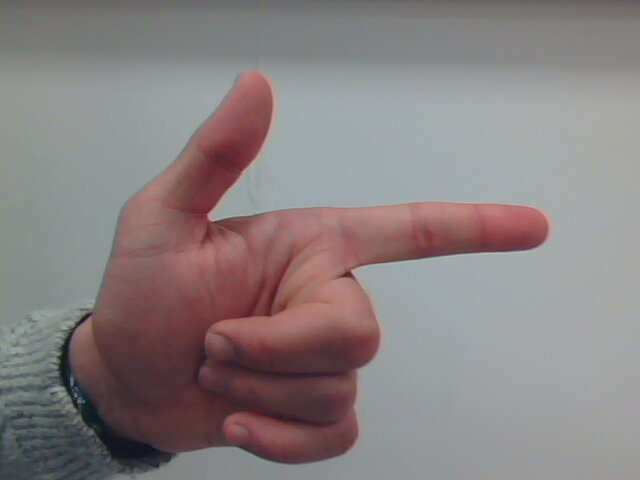
#> input picture DATA/GAUCHE/2017-11-06-145208_1.jpg, 640 x 480 px
$ python -i get_contour.py   (imports and definitions only)   (older library calls are emulated)
#> lines starting #> are read from the running program, lines starting #| are printed output that depends on the picture; after the words box and inside, x2 and y2 are one past the last pixel; in counts of white or black regions, pixels touching at a corner belong together
#> further down, picture is the input picture: shape (480, 640, 3); mean B, G, R 129.4, 129.1, 137.3
import cv2
import numpy as np
def get_contour(img_rgb):
    img_filtered = cv2.medianBlur(img_rgb, 1) ## Median blur to

    gray = cv2.cvtColor(img_filtered,cv2.COLOR_BGR2GRAY)
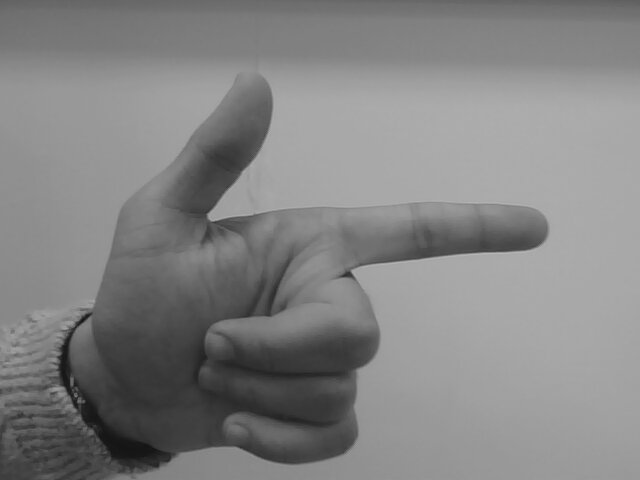
#> gray: shape (480, 640); min 18, max 184, mean 131.6
    blur = cv2.GaussianBlur(gray,(5,5),0) # Gaussian blur to


    _,thresh2 = cv2.threshold(blur,20,255,cv2.THRESH_BINARY+cv2.THRESH_OTSU)
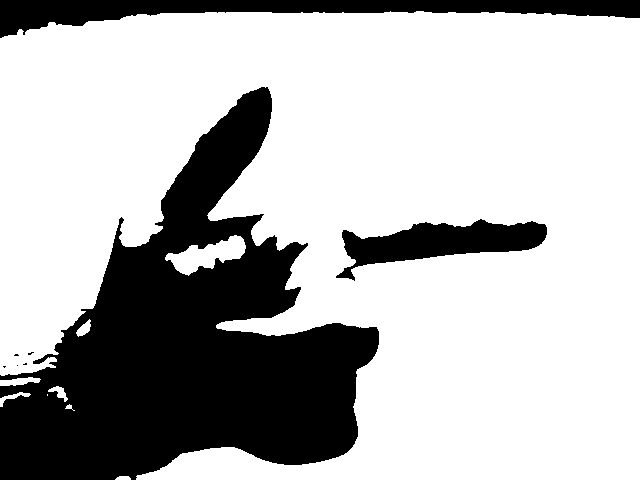
#> thresh2: shape (480, 640); 71.9% white; 8 black regions (5 under 20 px)

    _, contours, hierarchy = cv2.findContours(thresh2, cv2.RETR_TREE ,cv2.CHAIN_APPROX_SIMPLE)
#> contours = 15 contours, 7 with area under 20; largest, box (x1, y1, x2, y2) and area: (0, 11, 640, 480) 222689, (335, 218, 548, 282) 6170, (165, 235, 246, 276) 1484, (0, 377, 41, 386) 190, (76, 319, 91, 337) 118, (48, 386, 68, 402) 105, (0, 392, 31, 407) 98, (115, 476, 131, 480) 38
    max_area = 0
    ci = None
    for i in range(len(contours)):
        cnt=contours[i]
        area = cv2.contourArea(cnt)
        if(area>max_area):
            max_area=area
            ci=i
#> this loop made 15 passes
#> (area, max_area) on passes 1, 4, 5, 6, 8, 9: (37.5, 37.5), (98, 98), (105, 105), (190, 190), (1484, 1484), (222689, 222689)
#> area on passes 7, 15: 118, 6169.5
#> after the loop, ci = 8; max_area = 222689
    hand_contour=contours[ci]
#> hand_contour = contour of 875 points, box (x1, y1, x2, y2) (0, 11, 640, 480), area 222689

    return hand_contour

>>> import cv2
>>> picture = cv2.imread('../../../DATA/GAUCHE/2017-11-06-145208_1.jpg')
>>> result = get_contour(picture)
#> result has the same summary as hand_contour in get_contour

$ run again, on DATA/GAUCHE/2017-11-06-145208_10.jpg
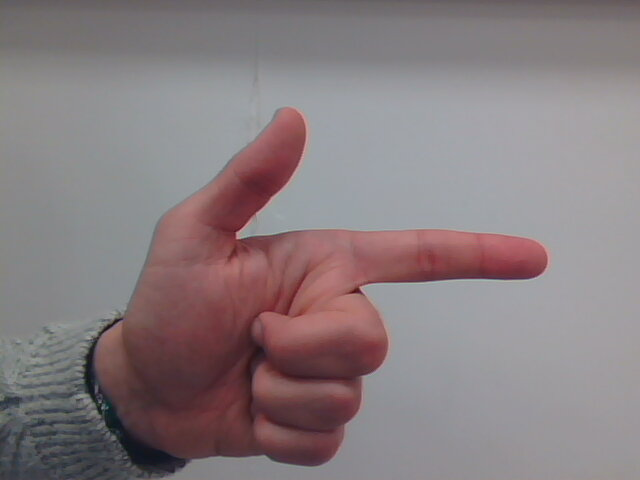
#> input picture DATA/GAUCHE/2017-11-06-145208_10.jpg, 640 x 480 px
#> picture is the input picture: shape (480, 640, 3); mean B, G, R 128, 125.2, 136.3
#> in get_contour, `gray = cv2.cvtColor(img_filtered,cv2.COLOR_BGR2GRAY)`:
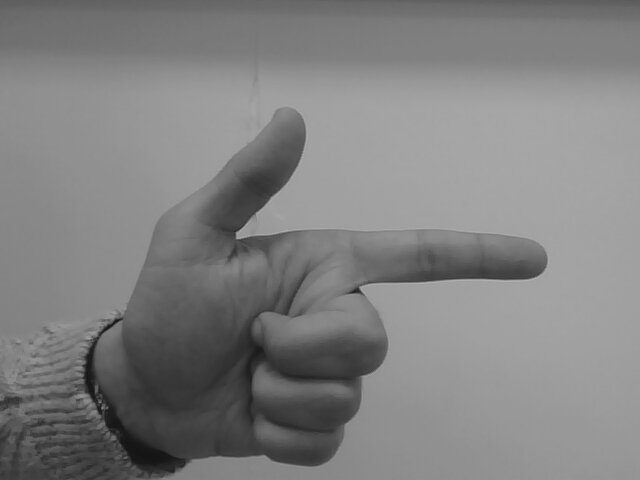
#> gray: shape (480, 640); min 16, max 186, mean 128.8
#> in get_contour, `_,thresh2 = cv2.threshold(blur,20,255,cv2.THRESH_BINARY+cv2.THRESH_OTSU)`:
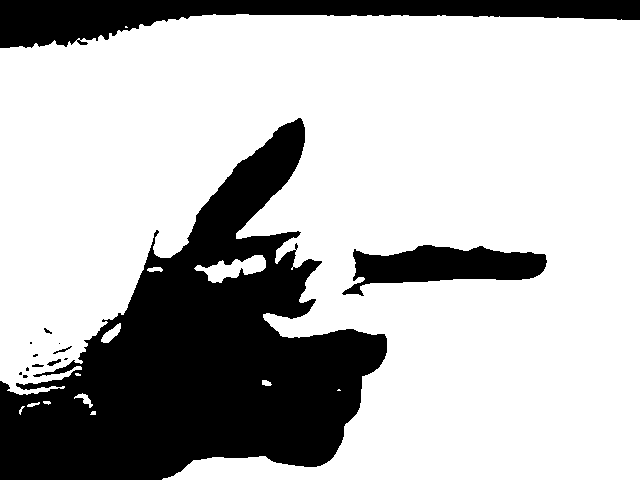
#> thresh2: shape (480, 640); 72.3% white; 14 black regions (7 under 20 px)
#> contours = 27 contours, 13 with area under 20; largest, box (x1, y1, x2, y2) and area: (0, 14, 640, 480) 224871, (341, 244, 548, 297) 6004, (194, 255, 266, 283) 892, (101, 323, 121, 343) 163, (74, 393, 93, 408) 78
#> the loop in get_contour, `for i in range(len(contours)):` made 27 passes
#> (area, max_area) on passes 3, 5, 9, 11, 13: (22, 22), (78, 78), (163, 163), (891.5, 891.5), (224871, 224871)
#> after the loop in get_contour, `for i in range(len(contours)):`: ci = 12; max_area = 224871
#> hand_contour = contour of 945 points, box (x1, y1, x2, y2) (0, 14, 640, 480), area 224871
#> result has the same summary as hand_contour in get_contour

$ run again, on DATA/GAUCHE/2017-11-06-145208_11.jpg
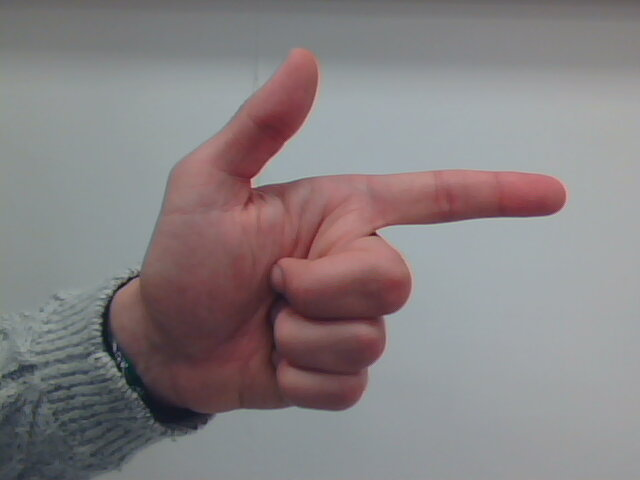
#> input picture DATA/GAUCHE/2017-11-06-145208_11.jpg, 640 x 480 px
#> picture is the input picture: shape (480, 640, 3); mean B, G, R 130.5, 128.8, 135.2
#> in get_contour, `gray = cv2.cvtColor(img_filtered,cv2.COLOR_BGR2GRAY)`:
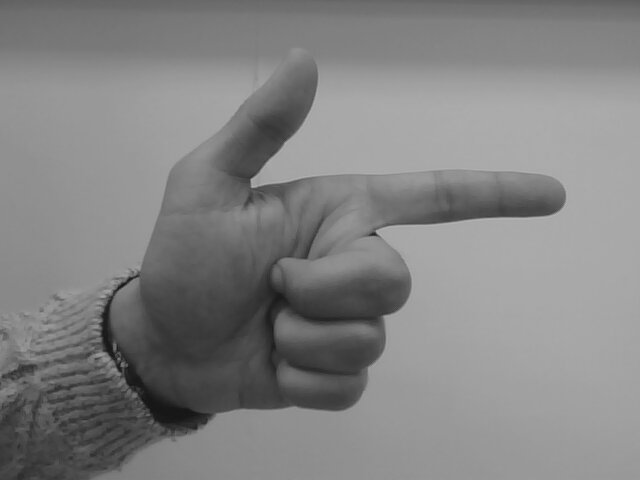
#> gray: shape (480, 640); min 20, max 181, mean 130.9
#> in get_contour, `_,thresh2 = cv2.threshold(blur,20,255,cv2.THRESH_BINARY+cv2.THRESH_OTSU)`:
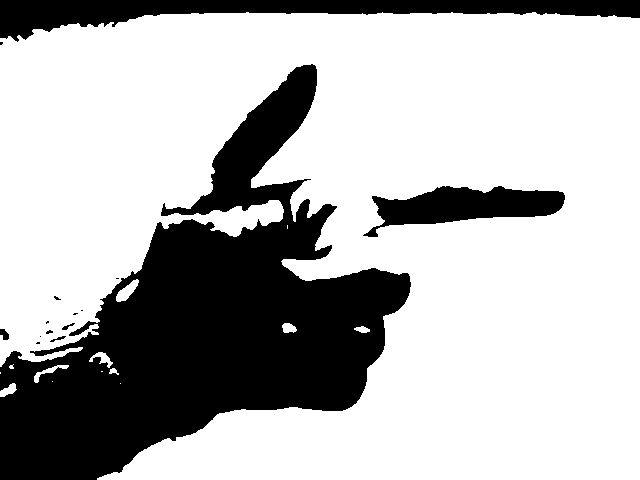
#> thresh2: shape (480, 640); 71.5% white; 15 black regions (9 under 20 px)
#> contours = 25 contours, 12 with area under 20; largest, box (x1, y1, x2, y2) and area: (0, 12, 640, 480) 222050, (362, 185, 566, 238) 5549, (116, 279, 139, 302) 218, (34, 365, 69, 383) 118, (89, 352, 113, 368) 117
#> the loop in get_contour, `for i in range(len(contours)):` made 25 passes
#> (area, max_area) on passes 2, 7, 12, 14: (111, 111), (118, 118), (217.5, 217.5), (222049.5, 222049.5)
#> after the loop in get_contour, `for i in range(len(contours)):`: ci = 13; max_area = 222049.5
#> hand_contour = contour of 1143 points, box (x1, y1, x2, y2) (0, 12, 640, 480), area 222050
#> result has the same summary as hand_contour in get_contour
